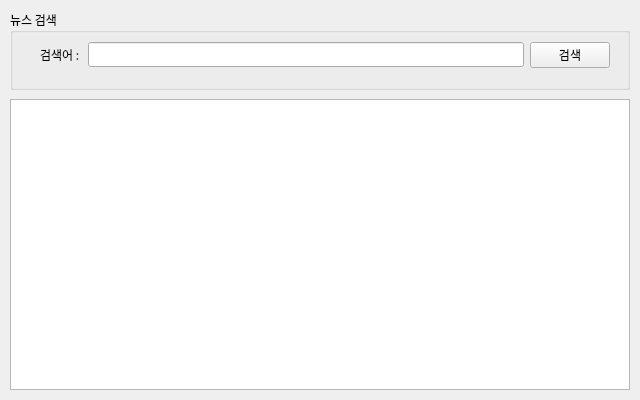
<?xml version="1.0" encoding="UTF-8"?>
<ui version="4.0">
 <class>FrmMain</class>
 <widget class="QWidget" name="FrmMain">
  <property name="enabled">
   <bool>true</bool>
  </property>
  <property name="geometry">
   <rect>
    <x>0</x>
    <y>0</y>
    <width>640</width>
    <height>400</height>
   </rect>
  </property>
  <property name="sizePolicy">
   <sizepolicy hsizetype="Fixed" vsizetype="Fixed">
    <horstretch>0</horstretch>
    <verstretch>0</verstretch>
   </sizepolicy>
  </property>
  <property name="minimumSize">
   <size>
    <width>640</width>
    <height>400</height>
   </size>
  </property>
  <property name="maximumSize">
   <size>
    <width>640</width>
    <height>400</height>
   </size>
  </property>
  <property name="font">
   <font>
    <family>맑은 고딕</family>
   </font>
  </property>
  <property name="windowTitle">
   <string>네이버API 뉴스검색앱</string>
  </property>
  <widget class="QWidget" name="verticalLayoutWidget">
   <property name="geometry">
    <rect>
     <x>10</x>
     <y>10</y>
     <width>620</width>
     <height>80</height>
    </rect>
   </property>
   <layout class="QVBoxLayout" name="SearchLayout">
    <item>
     <widget class="QGroupBox" name="groupBox">
      <property name="title">
       <string>뉴스 검색</string>
      </property>
      <widget class="QWidget" name="layoutWidget">
       <property name="geometry">
        <rect>
         <x>30</x>
         <y>30</y>
         <width>570</width>
         <height>30</height>
        </rect>
       </property>
       <layout class="QHBoxLayout" name="horizontalLayout">
        <item>
         <widget class="QLabel" name="label">
          <property name="text">
           <string>검색어 : </string>
          </property>
         </widget>
        </item>
        <item>
         <widget class="QLineEdit" name="txtSearch"/>
        </item>
        <item>
         <widget class="QPushButton" name="btnSearch">
          <property name="text">
           <string>검색</string>
          </property>
         </widget>
        </item>
       </layout>
      </widget>
     </widget>
    </item>
   </layout>
  </widget>
  <widget class="QWidget" name="verticalLayoutWidget_2">
   <property name="geometry">
    <rect>
     <x>10</x>
     <y>99</y>
     <width>620</width>
     <height>291</height>
    </rect>
   </property>
   <layout class="QVBoxLayout" name="resultLayout">
    <item>
     <widget class="QTableWidget" name="tblResult"/>
    </item>
   </layout>
  </widget>
 </widget>
 <resources/>
 <connections/>
</ui>
